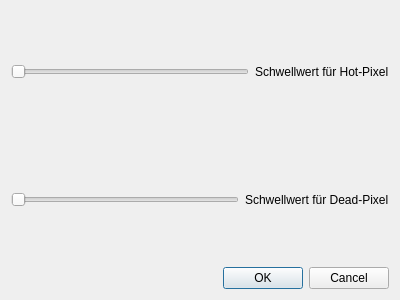
<?xml version="1.0" encoding="UTF-8"?>
<ui version="4.0">
 <class>dialog</class>
 <widget class="QDialog" name="dialog">
  <property name="geometry">
   <rect>
    <x>0</x>
    <y>0</y>
    <width>400</width>
    <height>300</height>
   </rect>
  </property>
  <property name="windowTitle">
   <string>Weitere Einstellungen für Suchalgorithmus</string>
  </property>
  <layout class="QVBoxLayout" name="verticalLayout">
   <item>
    <layout class="QHBoxLayout" name="horizontalLayout">
     <item>
      <widget class="QSlider" name="horizontalSlider">
       <property name="orientation">
        <enum>Qt::Horizontal</enum>
       </property>
      </widget>
     </item>
     <item>
      <widget class="QLabel" name="label">
       <property name="text">
        <string>Schwellwert für Hot-Pixel</string>
       </property>
      </widget>
     </item>
    </layout>
   </item>
   <item>
    <layout class="QHBoxLayout" name="horizontalLayout_2">
     <item>
      <widget class="QSlider" name="horizontalSlider_2">
       <property name="orientation">
        <enum>Qt::Horizontal</enum>
       </property>
      </widget>
     </item>
     <item>
      <widget class="QLabel" name="label_2">
       <property name="text">
        <string>Schwellwert für Dead-Pixel</string>
       </property>
      </widget>
     </item>
    </layout>
   </item>
   <item>
    <widget class="QDialogButtonBox" name="buttonBox">
     <property name="orientation">
      <enum>Qt::Horizontal</enum>
     </property>
     <property name="standardButtons">
      <set>QDialogButtonBox::Cancel|QDialogButtonBox::Ok</set>
     </property>
    </widget>
   </item>
  </layout>
 </widget>
 <resources/>
 <connections>
  <connection>
   <sender>buttonBox</sender>
   <signal>accepted()</signal>
   <receiver>dialog</receiver>
   <slot>accept()</slot>
   <hints>
    <hint type="sourcelabel">
     <x>224</x>
     <y>278</y>
    </hint>
    <hint type="destinationlabel">
     <x>157</x>
     <y>274</y>
    </hint>
   </hints>
  </connection>
  <connection>
   <sender>buttonBox</sender>
   <signal>rejected()</signal>
   <receiver>dialog</receiver>
   <slot>reject()</slot>
   <hints>
    <hint type="sourcelabel">
     <x>292</x>
     <y>284</y>
    </hint>
    <hint type="destinationlabel">
     <x>286</x>
     <y>274</y>
    </hint>
   </hints>
  </connection>
 </connections>
</ui>
